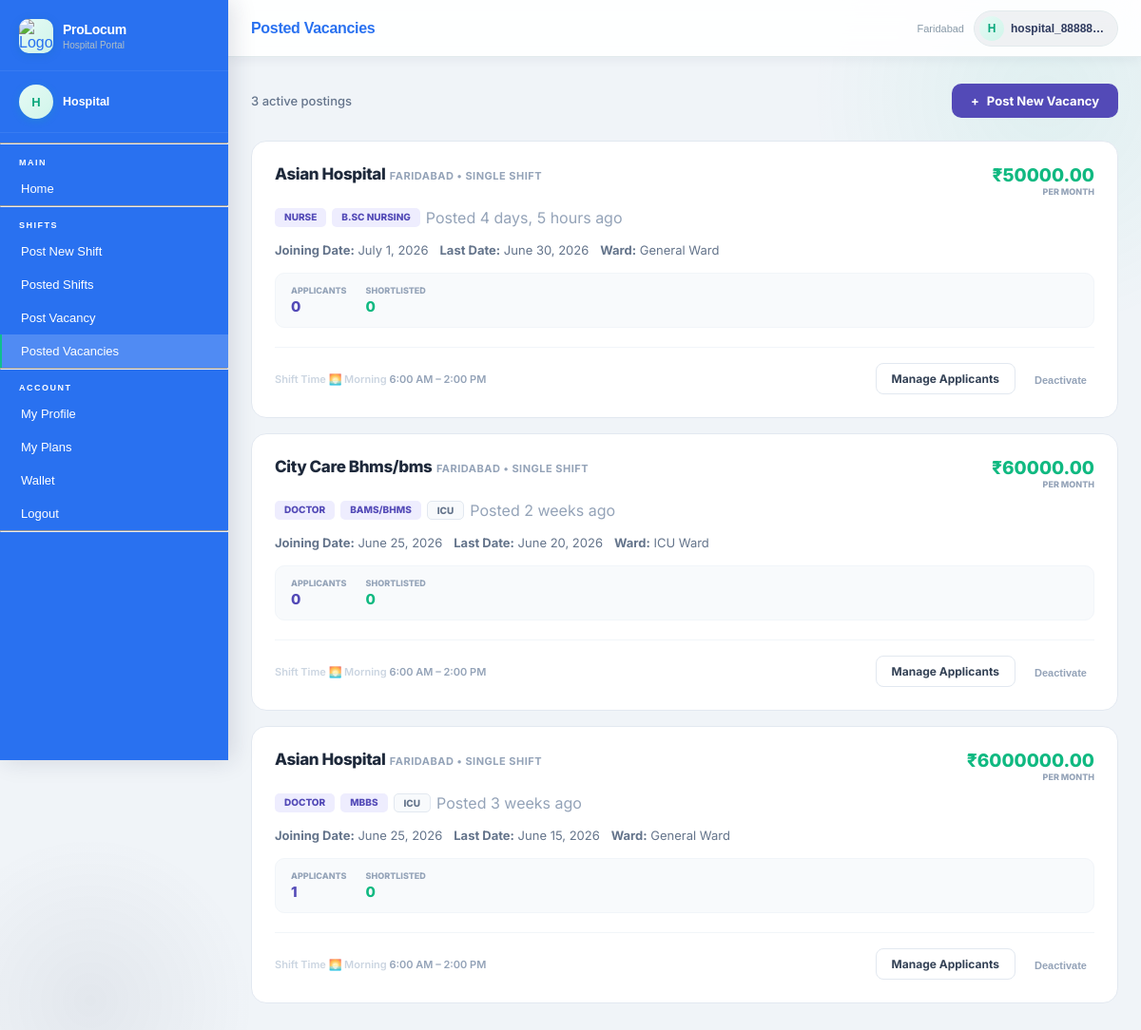
/hospitals/vacancy/posted/ (signed in), run on the app's committed database.
### users/models.py (models this page shows, shortened)
class CustomUser(AbstractUser):
    ROLE_CHOICES = (
        ('doctor', 'Doctor'),
        ('nurse', 'Nurse'),
        ('hospital', 'Hospital'),
        ('admin', 'Admin'),
    )
    role   = models.CharField(max_length=20, choices=ROLE_CHOICES)
    mobile = models.CharField(max_length=10, unique=True, null=True, blank=True)  # ✅ Unique mobile

### hospitals/models.py (models this page shows, shortened)
class HospitalProfile(models.Model):
    HOSPITAL_TYPE_CHOICES = [
        ('private', 'Private'),
        ('government', 'Government'),
        ('trust', 'Trust / NGO'),
        ('clinic', 'Clinic'),
    ]
    user             = models.OneToOneField(settings.AUTH_USER_MODEL, on_delete=models.CASCADE, related_name='hospital_profile')
    hospital_name    = models.CharField(max_length=200)
    hospital_type    = models.CharField(max_length=20, choices=HOSPITAL_TYPE_CHOICES, blank=True)
    registration_no  = models.CharField(max_length=100, blank=True)
    is_registration_complete = models.BooleanField(default=False)
    contact_person   = models.CharField(max_length=150, blank=True)
    phone            = models.CharField(max_length=15, blank=True)
    email            = models.EmailField(blank=True)
    address          = models.TextField(blank=True)
    state            = models.CharField(max_length=100, blank=True)
    city             = models.CharField(max_length=100, blank=True)
    pincode          = models.CharField(max_length=10, blank=True)
    specialities     = models.TextField(blank=True)   # comma-separated
    bed_count        = models.PositiveIntegerField(null=True, blank=True)
    logo             = models.ImageField(upload_to='hospitals/logos/', null=True, blank=True)
    registration_doc = models.FileField(upload_to='hospitals/docs/', null=True, blank=True)
    pan_card         = models.FileField(upload_to='hospitals/pan/', null=True, blank=True)
    aadhar_photo     = models.FileField(upload_to='hospitals/aadhar/', null=True, blank=True)
    registered_state = models.CharField(max_length=100, blank=True)
    is_verified      = models.BooleanField(default=False)
    created_at       = models.DateTimeField(auto_now_add=True)
    updated_at       = models.DateTimeField(auto_now=True)
    STATUS_CHOICES = [
    ('pending', 'Pending'),
    ('approved', 'Approved'),
    ('rejected', 'Rejected'),
]
    verification_status = models.CharField(max_length=10, choices=STATUS_CHOICES, default='pending')

class Vacancy(models.Model):
    SHIFT_TYPE_CHOICES = [
        ('single', 'Single Shift'),
        ('multiple', 'Multiple Shift'),
    ]
    STAFF_TYPE_CHOICES = [
        ('doctor', 'Doctor'),
        ('nurse', 'Nurse'),
    ]
    WARD_CHOICES = [
        ('general', 'General Ward'),
        ('icu', 'ICU Ward'),
        ('casualty', 'Casualty Ward'),
        ('female', 'Female Ward'),
        ('pediatric', 'Pediatric Ward'),
        ('maternity', 'Maternity Ward'),
    ]
    DOCTOR_QUALIFICATION_CHOICES = [
        ('mbbs', 'MBBS'),
        ('bams', 'BAMS'),
        ('bhms', 'BHMS'),
        ('bams_bhms', 'BAMS/BHMS'),
    ]
    NURSE_QUALIFICATION_CHOICES = [
        ('gnm', 'GNM'),
        ('bsc_nursing', 'B.Sc Nursing'),
        ('anm', 'ANM'),
        ('msc_nursing', 'M.Sc Nursing'),
    ]
    SHIFT_LABEL_CHOICES = [
    ('morning',    'Morning Shift'),
    ('evening',    'Evening Shift'),
    ('night',      'Night Shift'),
    ('rotational', 'Rotational Shift'),
]
    shift_label = models.CharField(
    max_length=15,
    choices=SHIFT_LABEL_CHOICES,
    blank=True,
    default=''
)
    posted_by       = models.ForeignKey(settings.AUTH_USER_MODEL, on_delete=models.CASCADE, related_name='vacancies')
    hospital_name   = models.CharField(max_length=200)
    location        = models.CharField(max_length=200)
    city            = models.CharField(max_length=100, blank=True)
    state           = models.CharField(max_length=100, blank=True)
    staff_type      = models.CharField(max_length=10, choices=STAFF_TYPE_CHOICES, default='doctor')
    designation     = models.CharField(max_length=100, blank=True)
    ward_type       = models.CharField(max_length=20, choices=WARD_CHOICES, blank=True)
    bed_capacity    = models.PositiveIntegerField(null=True, blank=True)
    doctor_qualification = models.CharField(max_length=30, choices=DOCTOR_QUALIFICATION_CHOICES, blank=True)
    nurse_qualification  = models.CharField(max_length=20, choices=NURSE_QUALIFICATION_CHOICES, blank=True)
    experience_required  = models.CharField(max_length=100, blank=True)
    shift_type      = models.CharField(max_length=10, choices=SHIFT_TYPE_CHOICES, default='single')
    start_date = models.DateField(null=True, blank=True)
    end_date        = models.DateField(null=True, blank=True)
    start_time      = models.TimeField()
    end_time        = models.TimeField()
    salary          = models.DecimalField(max_digits=10, decimal_places=2)
    job_description = models.TextField(blank=True)
    contact_email   = models.EmailField(blank=True)
    contact_phone   = models.CharField(max_length=15, blank=True)
    is_urgent       = models.BooleanField(default=False)
    is_active       = models.BooleanField(default=True)
    created_at      = models.DateTimeField(auto_now_add=True)
    updated_at      = models.DateTimeField(auto_now=True)
    @property
    def accepted_count(self):
        return self.applications.filter(status='accepted').count()
    @property
    def applicant_count(self):
        return self.applications.exclude(status='withdrawn').count()

### hospitals/views.py (the view)
# urls.py: path('vacancy/posted/',                         hospital_views.posted_vacancies,            name='hospital_posted_vacancies'),
@login_required
def posted_vacancies(request):
    vacancies = Vacancy.objects.filter(
        posted_by=request.user
    ).order_by('-created_at')
    return render(request, 'hospitals/posted_vacancies.html', {
        'vacancies': vacancies,
    })

### plans/models.py (called while the page is built)
    @property
    def is_expired(self):
        if not self.end_date:
            return False   # Lifetime plan
        return timezone.now() > self.end_date

### plans/utils.py (called while the page is built, shortened)
def get_active_plan(user):
    plan = UserPlan.objects.filter(user=user, is_active=True).first()
    if not plan:
        return None
    return plan

### hospitals/templates/hospitals/posted_vacancies.html (shortened to what this page needs)
{% extends 'hospitals/base.html' %}
{% block page_title %}Posted Vacancies{% endblock %}
{% block content %}
<div class="dash-wrap">
    <div class="header-flex">
        <div class="header-count">{{ vacancies.count }} active postings</div>
        <a href="{% url 'hospital_post_vacancy' %}" class="btn-new">
            <span>+</span> Post New Vacancy
        </a>
    </div>
    {% if vacancies %}
        {% for vacancy in vacancies %}
        <div class="vacancy-card {% if not vacancy.is_active %}is-inactive{% endif %}">
            <div class="v-header">
                <div>
                    <span class="hosp-name">{{ vacancy.hospital_name }}</span>
                    <span class="hosp-loc">{{ vacancy.city }} • {{ vacancy.get_shift_type_display }}</span>
                </div>
                <div style="text-align: right;">
                    <div class="salary-text">₹{{ vacancy.salary }}</div>
                    <div style="font-size: 9px; color: #94a3b8; font-weight: 800; text-transform: uppercase;">Per Month</div>
                </div>
            </div>
<div class="tag-row">
    <span class="tag tag-neutral">{{ vacancy.get_staff_type_display }}</span>
    {% if vacancy.staff_type == 'doctor' and vacancy.doctor_qualification %}
        <span class="tag tag-neutral">{{ vacancy.get_doctor_qualification_display }}</span>
    {% elif vacancy.staff_type == 'nurse' and vacancy.nurse_qualification %}
        <span class="tag tag-neutral">{{ vacancy.get_nurse_qualification_display }}</span>
    {% endif %}
    {% if vacancy.designation %}<span class="tag tag-neutral" style="background:#f8fafc; color:#64748b; border:1px solid #e2e8f0;">{{ vacancy.designation }}</span>{% endif %}
     <span style="color:#94a3b8;">Posted {{ vacancy.created_at|timesince }} ago</span>
</div>
<div style="font-size: 13px; color: #64748b; margin-bottom: 16px; display: flex; gap: 12px; flex-wrap: wrap;">
    <span><strong>Joining Date:</strong> {{ vacancy.start_date|default:"Not set" }}</span>
    <span><strong>Last Date:</strong> {{ vacancy.end_date|default:"Not set" }}</span>
    <span><strong>Ward:</strong> {{ vacancy.get_ward_type_display|default:"General" }}</span>
</div>
            <div class="stats-bar">
                <div class="stat-box">
                    <span class="stat-lbl">Applicants</span>
                    <span class="stat-val" style="color: #534AB7;">{{ vacancy.applicant_count }}</span>
                </div>
                <div class="stat-box">
                    <span class="stat-lbl">Shortlisted</span>
                    <span class="stat-val" style="color: #10b981;">{{ vacancy.accepted_count }}</span>
                </div>
            </div>
            <div class="v-footer">
                <div style="font-size: 11px; color: #cbd5e1; font-weight: 600;"><div class="detail-box">
                    <span class="detail-lbl">Shift Time</span>
                    <span class="detail-val">
                        {% with s=vacancy.start_time|time:"H:i" %}
                            {% if s == "06:00" %}🌅 Morning
                            {% elif s == "14:00" %}🌆 Evening
                            {% elif s == "22:00" %}🌙 Night
                            {% else %}🔄 Rotational
                            {% endif %}
                        {% endwith %}
                    </span>
                    <span style="font-size:11px; color:#94a3b8; font-weight:600;">
                        {{ vacancy.start_time|time:"g:i A" }} – {{ vacancy.end_time|time:"g:i A" }}
                    </span>
                </div></div>
                <div style="display: flex; align-items: center; gap: 12px;">
                    <a href="{% url 'vacancy_applicants' vacancy.id %}" class="btn-manage">Manage Applicants</a>
                    {% if vacancy.is_active %}
                    <form method="post" action="{% url 'deactivate_vacancy' vacancy.id %}" style="display: inline;">
                        <button type="submit" class="btn-deactivate" onclick="return confirm('Do you want to close this vacancy?')">Deactivate</button>
                    </form>
                    {% endif %}
                </div>
            </div>
        </div>
        {% endfor %}
    {% endif %}
</div>
{% endblock %}

### hospitals/templates/hospitals/base.html (shortened to what this page needs)
{% load static %}
<!DOCTYPE html>
<html lang="hi">
<head>
  <link rel="stylesheet" href="{% static 'users/css/base.css' %}">
</head>
<body>
<aside class="sidebar" id="sidebar">
  {% if request.user.is_authenticated %}
  <div class="sidebar-brand">
    <div class="logo-icon">
      <img src="{% static 'users/images/Black_and_White_Circular_Art___Design_Logo-removebg-preview.png' %}" alt="Logo">
    </div>
    <div class="brand-text">
      <h1>ProLocum</h1>
      <p>Hospital Portal</p>
    </div>
  </div>
  <div class="sidebar-profile">
    <div class="profile-avatar">
      {% if profile.hospital_name %}{{ profile.hospital_name|first|upper }}{% else %}H{% endif %}
    </div>
    <div class="profile-info">
      <strong>{% if profile.hospital_name %}{{ profile.hospital_name }}{% else %}Hospital{% endif %}</strong>
    </div>
  </div>
  {% endif %}
  <nav class="sidebar-nav">
<hr>
    <div class="nav-section-label">Main</div>
    <a href="{% url 'hospital_dashboard' %}" class="nav-link {% if request.resolver_match.url_name == 'hospital_dashboard' %}active{% endif %}">
      Home
    </a>
<hr>
    <div class="nav-section-label">Shifts</div>
    {% if ctx_can_post_shift %}
      <a href="/hospitals/shifts/post/" class="nav-link {% if request.resolver_match.url_name == 'post_new_shift' %}active{% endif %}">
        Post New Shift
      </a>
      <a href="/hospitals/shifts/posted/" class="nav-link {% if request.resolver_match.url_name == 'posted_shifts' %}active{% endif %}">
        Posted Shifts
      </a>
    {% endif %}
    {% if ctx_can_post_vacancy %}
      <a href="{% url 'hospital_post_vacancy' %}" class="nav-link {% if request.resolver_match.url_name == 'hospital_post_vacancy' %}active{% endif %}">
        Post Vacancy
      </a>
      <a href="{% url 'hospital_posted_vacancies' %}" class="nav-link {% if request.resolver_match.url_name == 'hospital_posted_vacancies' %}active{% endif %}">
        Posted Vacancies
      </a>
    {% endif %}
<hr>
    <div class="nav-section-label">Account</div>
    <a href="{% url 'hospital_my_profile' %}" class="nav-link {% if request.resolver_match.url_name == 'hospital_my_profile' %}active{% endif %}">
      My Profile
    </a>
    <a href="{% url 'my_plans' %}" class="nav-link {% if request.resolver_match.url_name == 'my_plans' %}active{% endif %}">
      My Plans
    </a>
    <a href="{% url 'hospital_wallet' %}" class="nav-link">
    Wallet
</a>
    <a href="{% url 'logout' %}" class="nav-link">Logout</a>
<hr>
  </nav>
</aside>
<main class="main">
  <div class="topbar">
    <div class="topbar-left">
      <span class="topbar-title">{% block page_title %}Dashboard{% endblock %}</span>
    </div>
    <div class="topbar-right">
      {% if request.user.hospital_profile.city %}
      <span class="city-tag">{{ request.user.hospital_profile.city }}</span>
      {% endif %}
      <div class="user-chip">
        <div class="user-avatar">
          {% if profile.hospital_name %}{{ profile.hospital_name|first|upper }}{% else %}{{ request.user.username|first|upper }}{% endif %}
        </div>
        <span class="user-name">
          {% if profile.hospital_name %}{{ profile.hospital_name }}{% else %}{{ request.user.username }}{% endif %}
        </span>
      </div>
    </div>
  </div>
  <div class="content">
    {% block content %}{% endblock %}
  </div>
</main>
</body>
</html>

### hospitals/templates/hospitals/posted_vacancies.html (style rules this page uses)
.dash-wrap { padding: 4px 0 32px; font-family: 'Inter', sans-serif; }
.header-flex { display: flex; justify-content: space-between; align-items: center; margin-bottom: 24px; gap: 16px; flex-wrap: wrap; }
.header-count { font-size: 13px; color: #64748b; font-weight: 500; }
.btn-new { background: #534AB7; color: white; padding: 10px 20px; border-radius: 10px; text-decoration: none; font-size: 13px; font-weight: 700; transition: 0.2s; display: inline-flex; align-items: center; gap: 8px; }
.vacancy-card { background: white; border: 1px solid #e2e8f0; border-radius: 16px; padding: 24px; margin-bottom: 16px; position: relative; transition: all 0.3s cubic-bezier(0.4, 0, 0.2, 1); }
.v-header { display: flex; justify-content: space-between; align-items: flex-start; margin-bottom: 12px; }
.hosp-name { font-size: 17px; font-weight: 800; color: #1e293b; letter-spacing: -0.4px; }
.hosp-loc { font-size: 11px; color: #94a3b8; font-weight: 700; text-transform: uppercase; letter-spacing: 0.5px; }
.tag-row { display: flex; gap: 6px; flex-wrap: wrap; margin: 12px 0 16px; }
.tag { padding: 3px 10px; border-radius: 5px; font-size: 10px; font-weight: 800; text-transform: uppercase; }
.tag-neutral { background: #EEEDFE; color: #534AB7; }
.stats-bar { display: flex; gap: 20px; padding: 12px 16px; background: #f8fafc; border-radius: 10px; margin-bottom: 20px; border: 1px solid #f1f5f9; }
.stat-box { display: flex; flex-direction: column; }
.stat-lbl { font-size: 9px; font-weight: 800; color: #94a3b8; text-transform: uppercase; margin-bottom: 2px; }
.stat-val { font-size: 15px; font-weight: 800; color: #1e293b; }
.v-footer { display: flex; justify-content: space-between; align-items: center; padding-top: 16px; border-top: 1px solid #f1f5f9; }
.salary-text { font-size: 19px; font-weight: 800; color: #10b981; }
.btn-manage { background: white; border: 1.5px solid #e2e8f0; color: #334155; padding: 8px 16px; border-radius: 8px; font-size: 12px; font-weight: 700; text-decoration: none; transition: 0.2s; }
.btn-deactivate { background: transparent; border: none; color: #94a3b8; font-size: 11px; font-weight: 700; cursor: pointer; text-decoration: none; padding: 4px 8px; }

### data on the page
CustomUser: user.hospital_profile.city "Faridabad", user.username|first "H", user.username "hospital_88888…"
Vacancy: hospital_name "Asian Hospital", city "FARIDABAD", shift_type "SINGLE SHIFT", salary "50000.00", staff_type "NURSE", nurse_qualification "B.SC NURSING", created_at "4 days, 5 hours", start_date "July 1, 2026", end_date "June 30, 2026", ward_type "General Ward", applicant_count "0", accepted_count "0", start_time "6:00 AM", end_time "2:00 PM", is_active "Deactivate"
Vacancy: hospital_name "City Care Bhms/bms", city "FARIDABAD", shift_type "SINGLE SHIFT", salary "60000.00", staff_type "DOCTOR", doctor_qualification "BAMS/BHMS", designation "ICU", created_at "2 weeks", start_date "June 25, 2026", end_date "June 20, 2026", ward_type "ICU Ward", applicant_count "0", accepted_count "0", start_time "6:00 AM", end_time "2:00 PM", is_active "Deactivate"
Vacancy: hospital_name "Asian Hospital", city "FARIDABAD", shift_type "SINGLE SHIFT", salary "6000000.00", staff_type "DOCTOR", doctor_qualification "MBBS", designation "ICU", created_at "3 weeks", start_date "June 25, 2026", end_date "June 15, 2026", ward_type "General Ward", applicant_count "1", accepted_count "0", start_time "6:00 AM", end_time "2:00 PM", is_active "Deactivate"

### other printed values
{{ vacancies.count }} "3"
